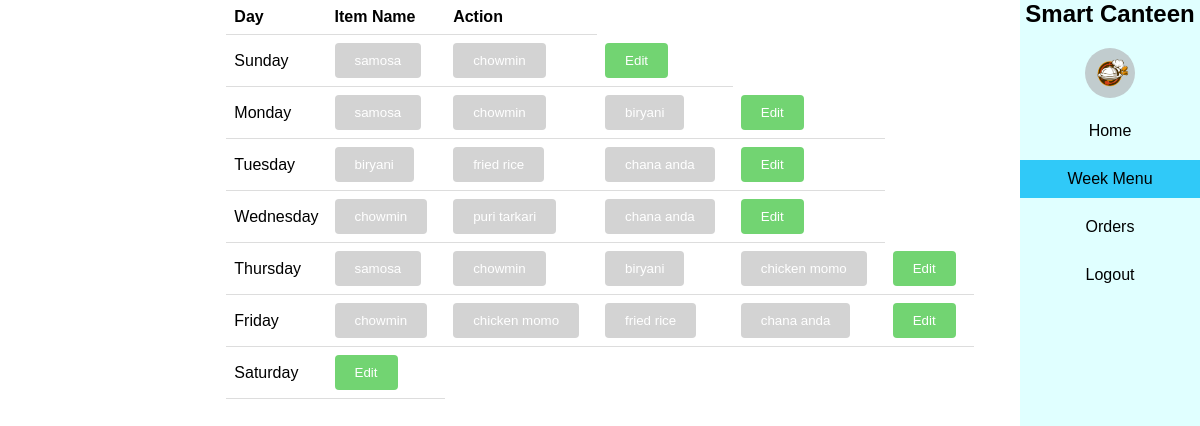
The page /week_menu/ (signed in) on the database its author committed.
### base/models.py (models this page shows)
class Menu(models.Model):
    day_of_week = models.CharField(max_length=2, choices=DAYS_OF_WEEK)
    menu_items = models.ManyToManyField(
        FoodItem,
        related_name="menu_items",
    )
    sequence = models.PositiveIntegerField(default=0)
    class Meta:
        ordering = ["sequence"]
    def __str__(self):
        return self.get_day_of_week_display()

class FoodItem(models.Model):
    name = models.CharField(max_length=100)
    price = models.IntegerField()
    available = models.BooleanField(default=True)
    def __str__(self):
        return self.name

### base/decorators.py (the view)
    def wrap(request, *args, **kwargs):
        user = request.user
        if not hasattr(user, "student") and not hasattr(user, "administration"):
            return HttpResponse("You are not authorized to view this page")
        if hasattr(user, "administration"):
            admin = user.administration
            if admin.user_type == "Admin":
                return redirect("canteen_admin")
        if hasattr(user, "student"):
            return redirect("home")
        return function(request, *args, **kwargs)

### base/views.py (called while the page is built)
@login_required(login_url="login")
@check_staff
def weekly_menu(request):
    if request.GET.get("id"):
        id = request.GET.get("id")
        day = Menu.objects.get(id=id)
        all_items = FoodItem.objects.all()
        items = all_items.exclude(id__in=day.menu_items.values_list("id", flat=True))
        return render(request, "dashboards/day_menu.html", {"items": items, "day": day})
    days = Menu.objects.all()
    items = FoodItem.objects.all()
    context = {
        "days": days,
        "items": items,
    }
    return render(request, "dashboards/week_menu.html", context)

### templates/dashboards/week_menu.html (shortened to what this page needs)
<!DOCTYPE html>
{% load static %}
<html lang="en">
<head>
    <link rel="stylesheet" href="{% static 'styles/styles.css' %}">
</head>
<body>
    <div class="main">
        <div class="navbar">
            <nav>
                <ul>
                    <li id="brand">
                        <div id="brand">
                            <h2>
                                Smart Canteen
                            </h2>
                            <img id="logo" src= "{%static 'images/icons/image.png'%}"  alt="">
                        </div>
                    </li>
                    <li><a class="{% if request.path == '/staff/' %}active{% endif %}" href="{% url 'home' %}">Home</a>
                    </li>
                    <li><a class="{% if request.path == '/week_menu/' %}active{% endif %}"
                            href="{%url 'week_menu'%}">Week Menu</a></li>
                    <li><a href="{% url 'list_orders' %}">Orders</a></li>
                    <li><a href="{% url 'logout' %}">Logout</a></li>
                </ul>
            </nav>
        </div>
    </div>
    <table style="text-align: center;">
        <tr>
            <th>Day</th>
            <th>
                Item Name
            </th>
            <th>
                Action
            </th>
        </tr>
        {% for day in days|slice:':' %}
        <tr>
            <td>{{day}}</td>
            {% for item in day.menu_items.all %}
            <td>
                <button>
                    {{item}}
                </button>
            </td>
            {% endfor %}
            <td>
                <a href="{% url 'update_day_menu' day.id  %}">
                    <button style="background-color: rgb(114, 212, 114);">
                        Edit
                    </button>
                </a>
            </td>
        </tr>
        {% endfor %}
    </table>
</body>
</html>

### static/styles/styles.css (style rules this page uses)
.navbar { background-color: lightcyan; width: 180px; position: fixed; height: 100%; left: auto; top: 0; right: 0; }
.navbar nav ul { list-style-type: none; padding: 0; }
.navbar nav ul li { margin-bottom: 10px; text-align: center; }
.navbar nav ul li a { display: block; padding: 10px; text-decoration: none; color: black; }
.navbar nav ul li #brand { flex-direction: column; }
#logo { width: 50px; height: 50px; border-radius: 50%; }
table { width: auto; border-collapse: collapse; margin-left: auto; margin-right: auto; }
table th, table td { padding: 8px; text-align: left; border-bottom: 1px solid #ddd; }
h2 { text-align: center; margin-bottom: 20px; }
table button { background-color: lightgrey; color: white; padding: 10px 20px; border: none; border-radius: 4px; cursor: pointer; margin-right: 10px; }
* { margin: 0; padding: 0; font-family: 'Poppins', sans-serif; box-sizing: border-box; }

### templates/dashboards/week_menu.html (style rules this page uses)
.active { background-color: rgb(48, 201, 248); }

### rows shown on the page
Menu: day_of_week "Sunday"
FoodItem: name "samosa"
FoodItem: name "chowmin"
Menu: day_of_week "Monday"
FoodItem: name "biryani"
Menu: day_of_week "Tuesday"
FoodItem: name "fried rice"
FoodItem: name "chana anda"
Menu: day_of_week "Wednesday"
FoodItem: name "puri tarkari"
Menu: day_of_week "Thursday"
FoodItem: name "chicken momo"
Menu: day_of_week "Friday"
Menu: day_of_week "Saturday"
